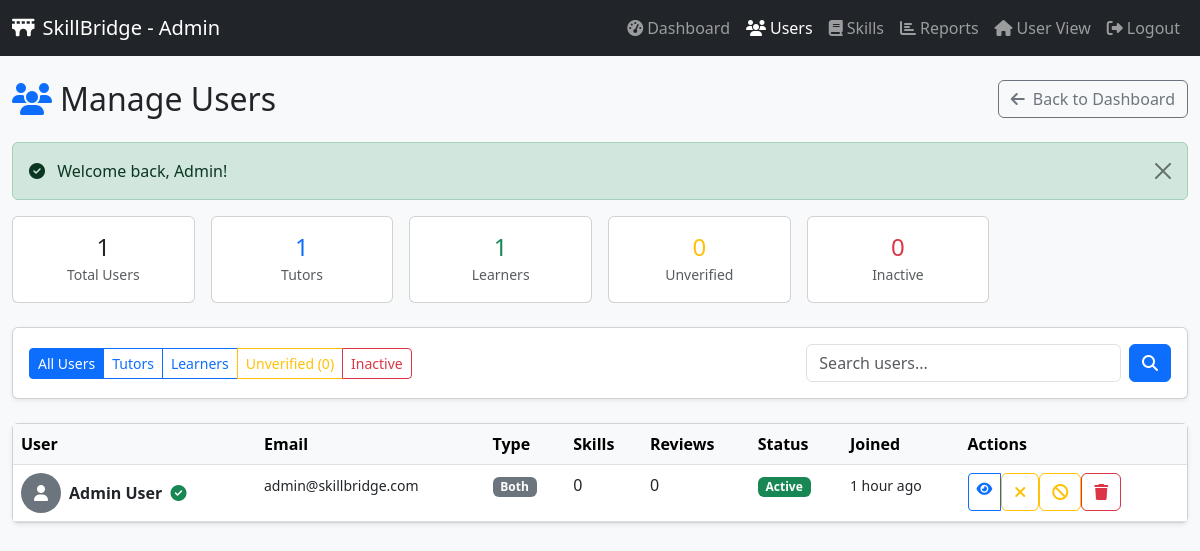
/admin-users.php (signed in), run on the app's committed database.
### tables this page shows
CREATE TABLE users (
    user_id INT PRIMARY KEY AUTO_INCREMENT,
    email VARCHAR(255) UNIQUE NOT NULL,
    password_hash VARCHAR(255) NOT NULL,
    first_name VARCHAR(100) NOT NULL,
    last_name VARCHAR(100) NOT NULL,
    user_type ENUM('learner', 'tutor', 'both') DEFAULT 'learner',
    is_verified BOOLEAN DEFAULT FALSE,
    profile_photo VARCHAR(255) DEFAULT NULL,
    bio TEXT,
    phone VARCHAR(20),
    created_at TIMESTAMP DEFAULT CURRENT_TIMESTAMP,
    updated_at TIMESTAMP DEFAULT CURRENT_TIMESTAMP ON UPDATE CURRENT_TIMESTAMP,
    last_login TIMESTAMP NULL,
    is_active BOOLEAN DEFAULT TRUE,
    INDEX idx_email (email),
    INDEX idx_user_type (user_type),
    INDEX idx_is_verified (is_verified)
);

### admin-users.php (the view, shortened to what the rows shown need)
<?php
require_once 'config.php';
$page = isset($_GET['page']) ? max(1, (int)$_GET['page']) : 1;
$perPage = 20;
$offset = ($page - 1) * $perPage;
try {
    $db = getDB();
    $whereConditions = ["1=1"];
    $params = [];
    $whereClause = implode(' AND ', $whereConditions);
    $usersSql = "
        SELECT u.*,
               (SELECT COUNT(*) FROM skill_offerings WHERE tutor_id = u.user_id) as skills_count,
               (SELECT COUNT(*) FROM reviews WHERE user_id = u.user_id) as reviews_count
        FROM users u
        WHERE $whereClause
        ORDER BY u.created_at DESC
        LIMIT ? OFFSET ?
    ";
    $params[] = $perPage;
    $params[] = $offset;
    $usersStmt = $db->prepare($usersSql);
    $usersStmt->execute($params);
    $users = $usersStmt->fetchAll();
} catch (PDOException $e) {
    error_log("Admin Users Error: " . $e->getMessage());
    $users = [];
    $totalUsers = 0;
    $totalPages = 0;
    $stats = ['total' => 0, 'tutors' => 0, 'learners' => 0, 'unverified' => 0, 'inactive' => 0];
}
?>
<!DOCTYPE html>
<html lang="en">
<head>
    <link href="https://cdn.jsdelivr.net/npm/bootstrap@5.3.0/dist/css/bootstrap.min.css" rel="stylesheet">
    <link rel="stylesheet" href="https://cdnjs.cloudflare.com/ajax/libs/font-awesome/6.4.0/css/all.min.css">
</head>
<body class="bg-light">
    <div class="container-fluid my-4">
        <div class="d-flex justify-content-between align-items-center mb-4">
            <h2 class="mb-0">
                <i class="fas fa-users text-primary me-2"></i>Manage Users
            </h2>
        </div>
        <div class="card shadow-sm">
            <div class="card-body p-0">
                <div class="table-responsive">
                    <table class="table table-hover mb-0">
                        <thead class="table-light">
                            <tr>
                                <th>User</th>
                                <th>Email</th>
                                <th>Type</th>
                                <th>Skills</th>
                                <th>Reviews</th>
                                <th>Status</th>
                                <th>Joined</th>
                                <th>Actions</th>
                            </tr>
                        </thead>
                        <tbody>
                            <?php if (empty($users)): ?>
                                <tr>
                                    <td colspan="8" class="text-center py-5">
                                        <i class="fas fa-users fa-3x text-muted mb-3"></i>
                                        <p class="text-muted">No users found</p>
                                    </td>
                                </tr>
                            <?php else: ?>
                                <?php foreach ($users as $user): ?>
                                <tr>
                                    <td>
                                        <div class="d-flex align-items-center">
                                            <?php if ($user['profile_photo']): ?>
                                                <img src="<?php echo escape($user['profile_photo']); ?>"
                                                     alt="<?php echo escape($user['first_name']); ?>"
                                                     class="user-avatar me-2">
                                            <?php else: ?>
                                                <div class="user-avatar bg-secondary d-flex align-items-center justify-content-center me-2">
                                                    <i class="fas fa-user text-white"></i>
                                                </div>
                                            <?php endif; ?>
                                            <div>
                                                <strong>
                                                    <?php echo escape($user['first_name'] . ' ' . $user['last_name']); ?>
                                                </strong>
                                                <?php if ($user['is_verified']): ?>
                                                    <i class="fas fa-check-circle text-success ms-1" title="Verified"></i>
                                                <?php endif; ?>
                                            </div>
                                        </div>
                                    </td>
                                    <td><small><?php echo escape($user['email']); ?></small></td>
                                    <td>
                                        <span class="badge bg-secondary">
                                            <?php echo escape(ucfirst($user['user_type'])); ?>
                                        </span>
                                    </td>
                                    <td><?php echo $user['skills_count']; ?></td>
                                    <td><?php echo $user['reviews_count']; ?></td>
                                    <td>
                                        <?php if ($user['is_active']): ?>
                                            <span class="badge bg-success">Active</span>
                                        <?php else: ?>
                                            <span class="badge bg-danger">Inactive</span>
                                        <?php endif; ?>
                                    </td>
                                    <td><small><?php echo timeAgo($user['created_at']); ?></small></td>
                                    <td>
                                        <div class="btn-group btn-group-sm">
                                            <a href="profile.php?id=<?php echo $user['user_id']; ?>"
                                               class="btn btn-outline-primary"
                                               target="_blank"
                                               title="View Profile">
                                                <i class="fas fa-eye"></i>
                                            </a>
                                            <?php if (!$user['is_verified'] && ($user['user_type'] === 'tutor' || $user['user_type'] === 'both')): ?>
                                                <form method="POST" style="display: inline;">
                                                    <input type="hidden" name="csrf_token" value="<?php echo generateCSRFToken(); ?>">
                                                    <input type="hidden" name="action" value="verify">
                                                    <input type="hidden" name="user_id" value="<?php echo $user['user_id']; ?>">
                                                    <button type="submit" class="btn btn-outline-success" title="Verify User">
                                                        <i class="fas fa-check"></i>
                                                    </button>
                                                </form>
                                            <?php elseif ($user['is_verified']): ?>
                                                <form method="POST" style="display: inline;">
                                                    <button type="submit" class="btn btn-outline-warning" title="Remove Verification">
                                                        <i class="fas fa-times"></i>
                                                    </button>
                                                </form>
                                            <?php endif; ?>
                                            <?php if ($user['is_active']): ?>
                                                <form method="POST" style="display: inline;"
                                                      onsubmit="return confirm('Deactivate this user?');">
                                                    <button type="submit" class="btn btn-outline-warning" title="Deactivate">
                                                        <i class="fas fa-ban"></i>
                                                    </button>
                                                </form>
                                            <?php endif; ?>
                                            <form method="POST" style="display: inline;"
                                                  onsubmit="return confirm('Delete this user permanently? This cannot be undone!');">
                                                <button type="submit" class="btn btn-outline-danger" title="Delete">
                                                    <i class="fas fa-trash"></i>
                                                </button>
                                            </form>
                                        </div>
                                    </td>
                                </tr>
                                <?php endforeach; ?>
                            <?php endif; ?>
                        </tbody>
                    </table>
                </div>
            </div>
        </div>
    </div>
</body>
</html>

### data on the page
users: first_name+last_name "Admin User", is_verified 1 (drawn), email "admin@skillbridge.com", user_type "Both", skills_count "0", reviews_count "0", is_active "Active", created_at "1 hour ago"

### other printed values
SITE_NAME "SkillBridge"
$flashMessage['message'] "Welcome back, Admin!"
$stats['total'] "1"
$stats['tutors'] "1"
$stats['learners'] "1"
$stats['unverified'] "0"
$stats['inactive'] "0"
